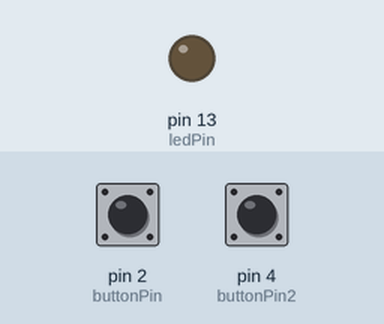
Recording of a sketch running on a simulated Arduino Uno, built with avr-gcc and run on an emulated ATmega328P. On the bench: output pins drawn as LEDs (lit = HIGH). Inputs (shaded band) come from the test bench; at power-on: pin 2 (buttonPin) LOW, pin 4 (buttonPin2) LOW.

Above: at 1.2 s.
1.3 s: pin 2 (buttonPin) pulled HIGH for 0.15 s
At 1.37 s:
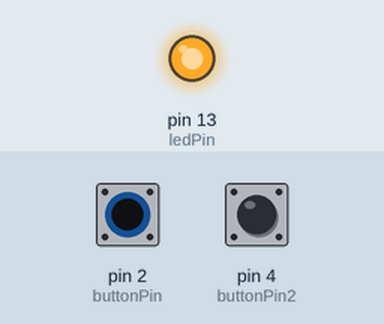
2.9 s: pin 2 (buttonPin) pulled HIGH for 3.2 s
At 6.5 s:
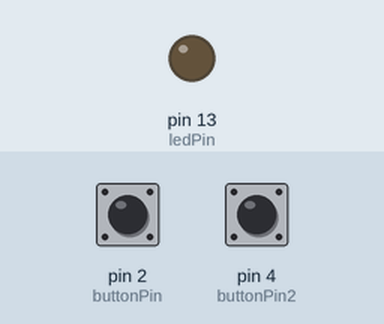
Timing chart, 0 to 8.0 s (numbered marks = the images above; inputs shaded):
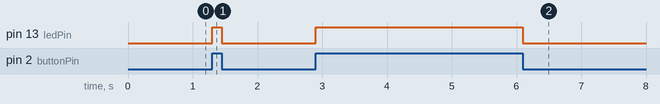

Measured:
- after the input at 1.3 s, pin 13 (ledPin): LOW → HIGH at once, → LOW 0.15 s later
- after the input at 2.9 s, pin 13 (ledPin): LOW → HIGH at once, → LOW 3.2 s later

The sketch:

sketch_oct06e.ino
```cpp
int ledPin = 13;
int ledPin2 = 12;
int buttonPin = 2;
int buttonPin2 = 4;
int buttonState = 0;
int buttonState2 = 0;

void setup() {
  pinMode(ledPin, OUTPUT);
  pinMode(buttonPin, INPUT);
  pinMode(buttonPin2, INPUT);
}

void loop() {
  buttonState = digitalRead(buttonPin);
  buttonState2 = digitalRead(buttonPin2);

  if(buttonState == HIGH){
    digitalWrite(ledPin, HIGH);
  } else {
   digitalWrite(ledPin, LOW);
  }

  if(buttonState2 == HIGH){
    digitalWrite(ledPin2, HIGH);
  } else {
   digitalWrite(ledPin2, LOW);
  }

 }
```
